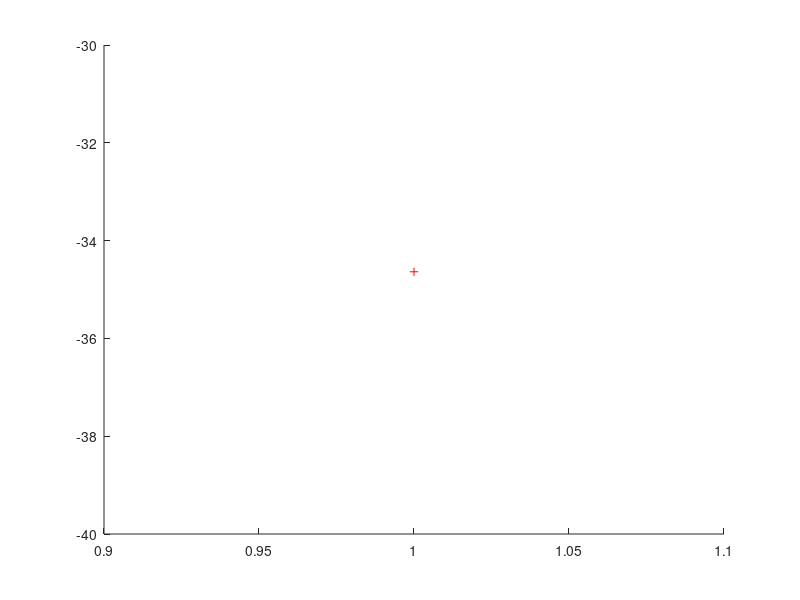

The MATLAB source for this figure: (Note: this script raises an error after producing the figure.)
function plot_boxMean(varargin)

% plots a box plot or bar (mean + se) of the data mat and the average.
% assumes columns are different groups. can color code the boxes / bars.
%
% 09 jan 22 LH

%%%%%%%%%%%%%%%%%%%%%%%%%%%%%%%%%%%%%%%%%%%%%%%%%%%%%%%%%%%%%%%%%%%%%%%%%%%
% arguments
%%%%%%%%%%%%%%%%%%%%%%%%%%%%%%%%%%%%%%%%%%%%%%%%%%%%%%%%%%%%%%%%%%%%%%%%%%%

p = inputParser;
addOptional(p, 'dataMat', [], @isnumeric);
addOptional(p, 'clr', [0, 0, 0]);
addOptional(p, 'alphaIdx', []);
addOptional(p, 'allPnts', false, @islogical);
addOptional(p, 'plotType', 'box', @ischar);
addOptional(p, 'axh', []);


parse(p, varargin{:})
dataMat = p.Results.dataMat;
clr = p.Results.clr;
alphaIdx = p.Results.alphaIdx;
allPnts = p.Results.allPnts;
plotType = p.Results.plotType;      % can be 'box' or 'bar'
axh = p.Results.axh;      

% prepare colors
ngrp = size(dataMat, 2);
if isempty(clr)  
    clr = repmat([0, 0, 0], ngrp, 1);
end
if size(clr, 1) == 1
    clr = repmat(clr, ngrp, 1);
end

% prepare transparency
if isempty(alphaIdx)
    alphaIdx = linspace(0.5, 1, ngrp);
end

% prepare figure axis
if isempty(axh)
    fh = figure;
    axh = gca;
end
hold on

%%%%%%%%%%%%%%%%%%%%%%%%%%%%%%%%%%%%%%%%%%%%%%%%%%%%%%%%%%%%%%%%%%%%%%%%%%%
% plot
%%%%%%%%%%%%%%%%%%%%%%%%%%%%%%%%%%%%%%%%%%%%%%%%%%%%%%%%%%%%%%%%%%%%%%%%%%%

if strcmp(plotType, 'box')

    boxplot(axh, dataMat, 'PlotStyle', 'traditional', 'Whisker', 2);
    bh = findobj(gca, 'Tag', 'Box');
    bh = flipud(bh);
    for ibox = 1 : length(bh)
        patch(get(bh(ibox), 'XData'), get(bh(ibox), 'YData'),...
            clr(ibox, :), 'FaceAlpha', alphaIdx(ibox))
    end

elseif strcmp(plotType, 'bar')
    means = mean(dataMat, 1, 'omitnan');
    sem = std(dataMat, [], 1, 'omitnan') / sqrt(size(dataMat, 1)); 
    bh = bar(axh, 1 : ngrp, means);
    bh.CData = clr;
    bh.FaceColor = 'flat';
    errorbar(1 : ngrp, means, sem, 'k', 'linestyle', 'none'); 
    bh.FaceColorMode = 'manual'

end

if allPnts
    for igrp = 1 : ngrp
        jitter = (0.2) .* rand(size(dataMat, 1), 1) - 0.1;
        xval = ones(size(dataMat(:, igrp), 1), 1) * igrp + jitter;
        ph = plot(axh, xval, dataMat(:, igrp),...
            '.', 'MarkerSize', 5);
        ph.Color = clr(igrp, :);
        ph.MarkerEdgeColor = 'k';
    end
elseif strcmp(plotType, 'box')
    plot(axh, 1 : ngrp, mean(dataMat, 1, 'omitnan'), 'kd',...
        'markerfacecolor', 'k', 'MarkerSize', 10)
end

% adjust ylimit
% dataRange = [min(dataMat(:)), max(dataMat(:))];
% pad = diff(dataRange) * 0.5;
% ylim([dataRange(1) - pad, dataRange(2) + pad]);

% adjust xlimit
xlim([1 - 0.5, ngrp + 0.5])
xticks([1 : ngrp]);

% add statistical comparison
pVal = stat_compare1D(dataMat, 'axh', axh);

end